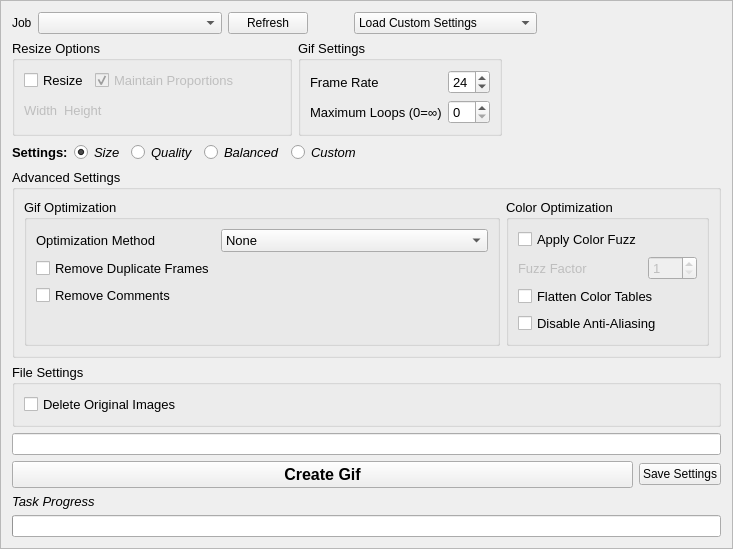
<?xml version="1.0" encoding="UTF-8"?>
<ui version="4.0">
 <class>frame_tab_gif</class>
 <widget class="QFrame" name="frame_tab_gif">
  <property name="enabled">
   <bool>true</bool>
  </property>
  <property name="geometry">
   <rect>
    <x>0</x>
    <y>0</y>
    <width>518</width>
    <height>541</height>
   </rect>
  </property>
  <property name="windowTitle">
   <string>Frame</string>
  </property>
  <property name="frameShape">
   <enum>QFrame::StyledPanel</enum>
  </property>
  <property name="frameShadow">
   <enum>QFrame::Raised</enum>
  </property>
  <layout class="QVBoxLayout" name="verticalLayout_3">
   <item>
    <layout class="QHBoxLayout" name="horizontalLayout">
     <item>
      <widget class="QLabel" name="label_8">
       <property name="text">
        <string>Job</string>
       </property>
      </widget>
     </item>
     <item>
      <widget class="QComboBox" name="cmb_job">
       <property name="sizePolicy">
        <sizepolicy hsizetype="Expanding" vsizetype="Fixed">
         <horstretch>0</horstretch>
         <verstretch>0</verstretch>
        </sizepolicy>
       </property>
      </widget>
     </item>
     <item>
      <widget class="QPushButton" name="btn_refreshjobs">
       <property name="text">
        <string>Refresh</string>
       </property>
      </widget>
     </item>
     <item>
      <spacer name="horizontalSpacer_5">
       <property name="orientation">
        <enum>Qt::Horizontal</enum>
       </property>
       <property name="sizeType">
        <enum>QSizePolicy::Minimum</enum>
       </property>
       <property name="sizeHint" stdset="0">
        <size>
         <width>40</width>
         <height>20</height>
        </size>
       </property>
      </spacer>
     </item>
     <item>
      <widget class="QComboBox" name="cmb_loadgifsettings">
       <property name="sizePolicy">
        <sizepolicy hsizetype="Expanding" vsizetype="Fixed">
         <horstretch>0</horstretch>
         <verstretch>0</verstretch>
        </sizepolicy>
       </property>
       <property name="editable">
        <bool>false</bool>
       </property>
       <property name="currentText">
        <string>Load Custom Settings</string>
       </property>
       <property name="currentIndex">
        <number>0</number>
       </property>
       <property name="frame">
        <bool>true</bool>
       </property>
       <item>
        <property name="text">
         <string>Load Custom Settings</string>
        </property>
       </item>
      </widget>
     </item>
     <item>
      <spacer name="horizontalSpacer_4">
       <property name="orientation">
        <enum>Qt::Horizontal</enum>
       </property>
       <property name="sizeHint" stdset="0">
        <size>
         <width>40</width>
         <height>20</height>
        </size>
       </property>
      </spacer>
     </item>
    </layout>
   </item>
   <item>
    <layout class="QHBoxLayout" name="horizontalLayout_7">
     <item>
      <widget class="QGroupBox" name="group_resize">
       <property name="font">
        <font>
         <pointsize>10</pointsize>
        </font>
       </property>
       <property name="title">
        <string>Resize Options</string>
       </property>
       <layout class="QVBoxLayout" name="verticalLayout_2">
        <item>
         <layout class="QHBoxLayout" name="horizontalLayout_2">
          <item>
           <widget class="QCheckBox" name="check_resize">
            <property name="text">
             <string>Resize</string>
            </property>
           </widget>
          </item>
          <item>
           <widget class="QCheckBox" name="check_resize_keepratio">
            <property name="enabled">
             <bool>false</bool>
            </property>
            <property name="inputMethodHints">
             <set>Qt::ImhNone</set>
            </property>
            <property name="text">
             <string>Maintain Proportions</string>
            </property>
            <property name="checked">
             <bool>true</bool>
            </property>
           </widget>
          </item>
          <item>
           <spacer name="horizontalSpacer_2">
            <property name="orientation">
             <enum>Qt::Horizontal</enum>
            </property>
            <property name="sizeHint" stdset="0">
             <size>
              <width>40</width>
              <height>20</height>
             </size>
            </property>
           </spacer>
          </item>
         </layout>
        </item>
        <item>
         <layout class="QHBoxLayout" name="layout_resize">
          <item>
           <widget class="QLabel" name="lbl_resize_width">
            <property name="enabled">
             <bool>false</bool>
            </property>
            <property name="text">
             <string>Width</string>
            </property>
           </widget>
          </item>
          <item>
           <widget class="QLabel" name="lbl_resize_height">
            <property name="enabled">
             <bool>false</bool>
            </property>
            <property name="text">
             <string>Height</string>
            </property>
           </widget>
          </item>
          <item>
           <spacer name="horizontalSpacer_6">
            <property name="orientation">
             <enum>Qt::Horizontal</enum>
            </property>
            <property name="sizeHint" stdset="0">
             <size>
              <width>40</width>
              <height>20</height>
             </size>
            </property>
           </spacer>
          </item>
         </layout>
        </item>
       </layout>
      </widget>
     </item>
     <item>
      <widget class="QGroupBox" name="group_gifsettings">
       <property name="font">
        <font>
         <pointsize>10</pointsize>
        </font>
       </property>
       <property name="title">
        <string>Gif Settings</string>
       </property>
       <layout class="QFormLayout" name="formLayout_4">
        <item row="0" column="0">
         <widget class="QLabel" name="label_10">
          <property name="text">
           <string>Frame Rate</string>
          </property>
         </widget>
        </item>
        <item row="0" column="1">
         <widget class="QSpinBox" name="spin_delay">
          <property name="value">
           <number>24</number>
          </property>
         </widget>
        </item>
        <item row="1" column="1">
         <widget class="QSpinBox" name="spin_loops"/>
        </item>
        <item row="1" column="0">
         <widget class="QLabel" name="label_3">
          <property name="text">
           <string>Maximum Loops (0=∞)</string>
          </property>
         </widget>
        </item>
       </layout>
      </widget>
     </item>
     <item>
      <spacer name="horizontalSpacer_10">
       <property name="orientation">
        <enum>Qt::Horizontal</enum>
       </property>
       <property name="sizeHint" stdset="0">
        <size>
         <width>40</width>
         <height>20</height>
        </size>
       </property>
      </spacer>
     </item>
    </layout>
   </item>
   <item>
    <layout class="QHBoxLayout" name="horizontalLayout_6">
     <item>
      <widget class="QLabel" name="label_2">
       <property name="font">
        <font>
         <pointsize>10</pointsize>
         <weight>75</weight>
         <bold>true</bold>
        </font>
       </property>
       <property name="text">
        <string>Settings:</string>
       </property>
      </widget>
     </item>
     <item>
      <widget class="QRadioButton" name="radio_size">
       <property name="font">
        <font>
         <pointsize>10</pointsize>
         <italic>true</italic>
        </font>
       </property>
       <property name="text">
        <string>Size</string>
       </property>
       <property name="checked">
        <bool>true</bool>
       </property>
       <attribute name="buttonGroup">
        <string notr="true">buttonGroup</string>
       </attribute>
      </widget>
     </item>
     <item>
      <widget class="QRadioButton" name="radio_quality">
       <property name="font">
        <font>
         <pointsize>10</pointsize>
         <italic>true</italic>
        </font>
       </property>
       <property name="text">
        <string>Quality</string>
       </property>
       <attribute name="buttonGroup">
        <string notr="true">buttonGroup</string>
       </attribute>
      </widget>
     </item>
     <item>
      <widget class="QRadioButton" name="radio_balanced">
       <property name="font">
        <font>
         <pointsize>10</pointsize>
         <italic>true</italic>
        </font>
       </property>
       <property name="text">
        <string>Balanced</string>
       </property>
       <attribute name="buttonGroup">
        <string notr="true">buttonGroup</string>
       </attribute>
      </widget>
     </item>
     <item>
      <widget class="QRadioButton" name="radio_custom">
       <property name="font">
        <font>
         <pointsize>10</pointsize>
         <italic>true</italic>
        </font>
       </property>
       <property name="text">
        <string>Custom</string>
       </property>
       <attribute name="buttonGroup">
        <string notr="true">buttonGroup</string>
       </attribute>
      </widget>
     </item>
     <item>
      <spacer name="horizontalSpacer_3">
       <property name="orientation">
        <enum>Qt::Horizontal</enum>
       </property>
       <property name="sizeHint" stdset="0">
        <size>
         <width>40</width>
         <height>20</height>
        </size>
       </property>
      </spacer>
     </item>
    </layout>
   </item>
   <item>
    <widget class="QGroupBox" name="group_advsettings">
     <property name="sizePolicy">
      <sizepolicy hsizetype="Preferred" vsizetype="Expanding">
       <horstretch>0</horstretch>
       <verstretch>0</verstretch>
      </sizepolicy>
     </property>
     <property name="font">
      <font>
       <pointsize>10</pointsize>
      </font>
     </property>
     <property name="title">
      <string>Advanced Settings</string>
     </property>
     <property name="checkable">
      <bool>false</bool>
     </property>
     <property name="checked">
      <bool>false</bool>
     </property>
     <layout class="QVBoxLayout" name="verticalLayout_4">
      <item>
       <layout class="QHBoxLayout" name="horizontalLayout_9">
        <item>
         <widget class="QGroupBox" name="groupBox_2">
          <property name="title">
           <string>Gif Optimization</string>
          </property>
          <property name="flat">
           <bool>false</bool>
          </property>
          <property name="checkable">
           <bool>false</bool>
          </property>
          <layout class="QFormLayout" name="formLayout">
           <property name="fieldGrowthPolicy">
            <enum>QFormLayout::AllNonFixedFieldsGrow</enum>
           </property>
           <item row="2" column="0">
            <widget class="QLabel" name="label_4">
             <property name="enabled">
              <bool>true</bool>
             </property>
             <property name="text">
              <string>Optimization Method</string>
             </property>
            </widget>
           </item>
           <item row="2" column="1">
            <widget class="QComboBox" name="cmb_optimizationmethod">
             <property name="enabled">
              <bool>true</bool>
             </property>
             <item>
              <property name="text">
               <string>None</string>
              </property>
             </item>
             <item>
              <property name="text">
               <string>OptimizeFrame &amp; OptimizeTransparency</string>
              </property>
             </item>
             <item>
              <property name="text">
               <string>OptimizePlus &amp; OptimizeTransparency</string>
              </property>
             </item>
             <item>
              <property name="text">
               <string>OptimizePlus</string>
              </property>
             </item>
             <item>
              <property name="text">
               <string>OptimizeFrame</string>
              </property>
             </item>
             <item>
              <property name="text">
               <string>OptimizeTransparency</string>
              </property>
             </item>
            </widget>
           </item>
           <item row="4" column="0">
            <widget class="QCheckBox" name="check_nocomments">
             <property name="text">
              <string>Remove Comments</string>
             </property>
            </widget>
           </item>
           <item row="3" column="0">
            <widget class="QCheckBox" name="checkBox_3">
             <property name="enabled">
              <bool>true</bool>
             </property>
             <property name="text">
              <string>Remove Duplicate Frames</string>
             </property>
            </widget>
           </item>
          </layout>
         </widget>
        </item>
        <item>
         <widget class="QGroupBox" name="groupBox_3">
          <property name="title">
           <string>Color Optimization</string>
          </property>
          <layout class="QFormLayout" name="formLayout_3">
           <property name="fieldGrowthPolicy">
            <enum>QFormLayout::AllNonFixedFieldsGrow</enum>
           </property>
           <item row="0" column="0">
            <widget class="QCheckBox" name="check_usefuzz">
             <property name="text">
              <string>Apply Color Fuzz</string>
             </property>
            </widget>
           </item>
           <item row="1" column="0">
            <widget class="QLabel" name="label_5">
             <property name="enabled">
              <bool>false</bool>
             </property>
             <property name="text">
              <string>Fuzz Factor</string>
             </property>
            </widget>
           </item>
           <item row="1" column="1">
            <widget class="QSpinBox" name="spin_fuzzfactor">
             <property name="enabled">
              <bool>false</bool>
             </property>
             <property name="minimum">
              <number>1</number>
             </property>
             <property name="maximum">
              <number>100</number>
             </property>
            </widget>
           </item>
           <item row="2" column="0" colspan="2">
            <widget class="QCheckBox" name="check_flattencolors">
             <property name="text">
              <string>Flatten Color Tables</string>
             </property>
            </widget>
           </item>
           <item row="3" column="0" colspan="2">
            <widget class="QCheckBox" name="check_noaa">
             <property name="enabled">
              <bool>true</bool>
             </property>
             <property name="text">
              <string>Disable Anti-Aliasing</string>
             </property>
             <property name="checked">
              <bool>false</bool>
             </property>
            </widget>
           </item>
          </layout>
         </widget>
        </item>
        <item>
         <spacer name="horizontalSpacer_7">
          <property name="orientation">
           <enum>Qt::Horizontal</enum>
          </property>
          <property name="sizeHint" stdset="0">
           <size>
            <width>40</width>
            <height>20</height>
           </size>
          </property>
         </spacer>
        </item>
        <item>
         <spacer name="horizontalSpacer_11">
          <property name="orientation">
           <enum>Qt::Horizontal</enum>
          </property>
          <property name="sizeHint" stdset="0">
           <size>
            <width>40</width>
            <height>20</height>
           </size>
          </property>
         </spacer>
        </item>
       </layout>
      </item>
     </layout>
    </widget>
   </item>
   <item>
    <layout class="QHBoxLayout" name="horizontalLayout_10">
     <item>
      <widget class="QGroupBox" name="groupBox_5">
       <property name="font">
        <font>
         <pointsize>10</pointsize>
        </font>
       </property>
       <property name="title">
        <string>File Settings</string>
       </property>
       <layout class="QVBoxLayout" name="verticalLayout">
        <item>
         <widget class="QCheckBox" name="check_gif_deletesource">
          <property name="toolTip">
           <string>INDEV</string>
          </property>
          <property name="text">
           <string>Delete Original Images</string>
          </property>
         </widget>
        </item>
       </layout>
      </widget>
     </item>
    </layout>
   </item>
   <item>
    <layout class="QHBoxLayout" name="horizontalLayout_4"/>
   </item>
   <item>
    <widget class="QLineEdit" name="line_console"/>
   </item>
   <item>
    <layout class="QHBoxLayout" name="horizontalLayout_5">
     <item>
      <widget class="QPushButton" name="btn_creategif">
       <property name="sizePolicy">
        <sizepolicy hsizetype="MinimumExpanding" vsizetype="Fixed">
         <horstretch>0</horstretch>
         <verstretch>0</verstretch>
        </sizepolicy>
       </property>
       <property name="font">
        <font>
         <pointsize>12</pointsize>
         <weight>75</weight>
         <bold>true</bold>
        </font>
       </property>
       <property name="text">
        <string>Create Gif</string>
       </property>
      </widget>
     </item>
     <item>
      <widget class="QPushButton" name="btn_savegifsettings">
       <property name="sizePolicy">
        <sizepolicy hsizetype="Minimum" vsizetype="Fixed">
         <horstretch>0</horstretch>
         <verstretch>0</verstretch>
        </sizepolicy>
       </property>
       <property name="minimumSize">
        <size>
         <width>0</width>
         <height>0</height>
        </size>
       </property>
       <property name="text">
        <string>Save Settings</string>
       </property>
      </widget>
     </item>
    </layout>
   </item>
   <item>
    <widget class="QLabel" name="lbl_gif_currtask">
     <property name="font">
      <font>
       <pointsize>10</pointsize>
       <italic>true</italic>
      </font>
     </property>
     <property name="text">
      <string>Task Progress</string>
     </property>
    </widget>
   </item>
   <item>
    <widget class="QProgressBar" name="progress_gif_sub">
     <property name="value">
      <number>0</number>
     </property>
     <property name="textVisible">
      <bool>false</bool>
     </property>
    </widget>
   </item>
   <item>
    <spacer name="verticalSpacer_2">
     <property name="orientation">
      <enum>Qt::Vertical</enum>
     </property>
     <property name="sizeHint" stdset="0">
      <size>
       <width>355</width>
       <height>0</height>
      </size>
     </property>
    </spacer>
   </item>
  </layout>
 </widget>
 <tabstops>
  <tabstop>cmb_job</tabstop>
  <tabstop>btn_refreshjobs</tabstop>
  <tabstop>cmb_loadgifsettings</tabstop>
  <tabstop>check_resize</tabstop>
  <tabstop>check_resize_keepratio</tabstop>
  <tabstop>spin_delay</tabstop>
  <tabstop>cmb_optimizationmethod</tabstop>
  <tabstop>btn_creategif</tabstop>
  <tabstop>btn_savegifsettings</tabstop>
 </tabstops>
 <resources/>
 <connections>
  <connection>
   <sender>check_resize</sender>
   <signal>clicked(bool)</signal>
   <receiver>check_resize_keepratio</receiver>
   <slot>setEnabled(bool)</slot>
   <hints>
    <hint type="sourcelabel">
     <x>34</x>
     <y>75</y>
    </hint>
    <hint type="destinationlabel">
     <x>99</x>
     <y>80</y>
    </hint>
   </hints>
  </connection>
  <connection>
   <sender>check_resize</sender>
   <signal>clicked(bool)</signal>
   <receiver>lbl_resize_width</receiver>
   <slot>setEnabled(bool)</slot>
   <hints>
    <hint type="sourcelabel">
     <x>59</x>
     <y>71</y>
    </hint>
    <hint type="destinationlabel">
     <x>44</x>
     <y>102</y>
    </hint>
   </hints>
  </connection>
  <connection>
   <sender>check_resize</sender>
   <signal>clicked(bool)</signal>
   <receiver>lbl_resize_height</receiver>
   <slot>setEnabled(bool)</slot>
   <hints>
    <hint type="sourcelabel">
     <x>72</x>
     <y>70</y>
    </hint>
    <hint type="destinationlabel">
     <x>80</x>
     <y>101</y>
    </hint>
   </hints>
  </connection>
  <connection>
   <sender>check_usefuzz</sender>
   <signal>clicked(bool)</signal>
   <receiver>label_5</receiver>
   <slot>setEnabled(bool)</slot>
   <hints>
    <hint type="sourcelabel">
     <x>317</x>
     <y>192</y>
    </hint>
    <hint type="destinationlabel">
     <x>318</x>
     <y>210</y>
    </hint>
   </hints>
  </connection>
  <connection>
   <sender>check_usefuzz</sender>
   <signal>clicked(bool)</signal>
   <receiver>spin_fuzzfactor</receiver>
   <slot>setEnabled(bool)</slot>
   <hints>
    <hint type="sourcelabel">
     <x>358</x>
     <y>193</y>
    </hint>
    <hint type="destinationlabel">
     <x>413</x>
     <y>217</y>
    </hint>
   </hints>
  </connection>
 </connections>
 <buttongroups>
  <buttongroup name="buttonGroup"/>
 </buttongroups>
</ui>
